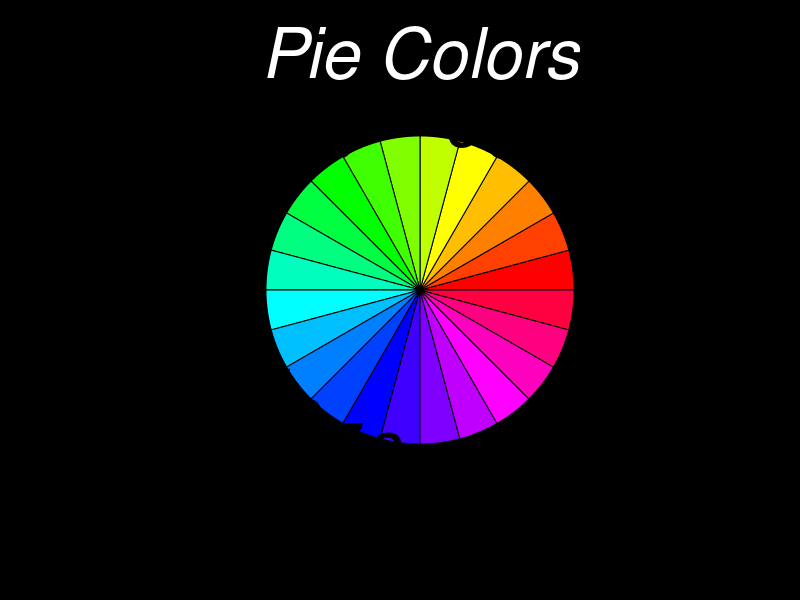

The R source for this figure:

#learned a tiny bit about par options 
par(bg = "black", font = 3, ps = 50)

pie(rep(1,24), col = rainbow(24), radius = 0.8)

mtext("Pie Colors", col = "white")
